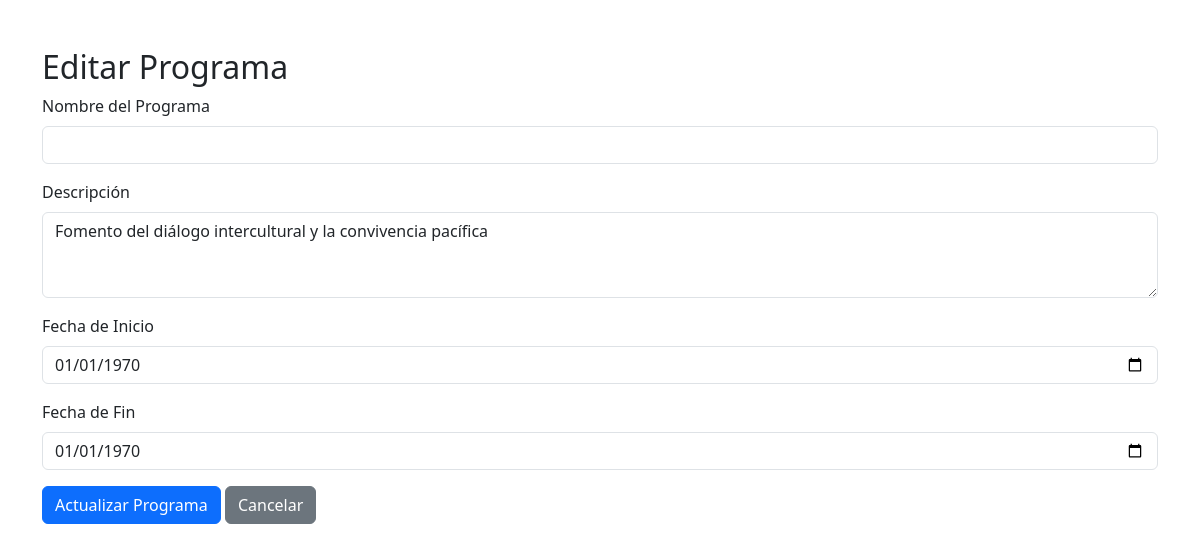
Page /programas/controlador/editar_programa.php?id=24 on the committed database.
### tables this page shows
CREATE TABLE `programas` (
  `id_programa` int(11) NOT NULL,
  `nombre_estimulo` varchar(255) NOT NULL,
  `descripcion` text DEFAULT NULL,
  `fecha_inicio` timestamp NULL DEFAULT NULL,
  `fecha_fin` date DEFAULT NULL,
  `id_tipo_estimulo_fk` int(11) DEFAULT NULL,
  `id_categoria_fk` int(11) DEFAULT NULL
);

### config/db.php (called while the page is built)
<?php
    class Conexion {
        public function get_conexion(){
            $user ="root";
            $pass="";
            $host="localhost";
            $db ="becas_db";
            $conexion =new PDO("mysql:host=$host;dbname=$db;",$user,$pass);
            return $conexion;
        }
    }
?>

### programas/modelo/programaModel.php (called while the page is built, shortened)
<?php
require_once dirname(__DIR__, 2) . '/config/db.php';
class ProgramaModel {
    private $db;
    public function __construct() {
        $modelo = new Conexion();
        $this->db = $modelo->get_conexion();
    }
    public function obtenerPrograma($id) {
        try {
            $sql = "SELECT * FROM programas WHERE id_programa = :id";
            $stmt = $this->db->prepare($sql);
            $stmt->bindParam(':id', $id);
            $stmt->execute();
            return $stmt->fetch(PDO::FETCH_ASSOC);
        } catch (PDOException $e) {
            error_log("Error en obtenerPrograma: " . $e->getMessage());
            return false;
        }
    }
}
?>

### programas/controlador/editar_programa.php (the view, shortened to what this page needs)
<?php
require_once '../modelo/programaModel.php';
$id = isset($_GET['id']) ? $_GET['id'] : '';
$programaModel = new ProgramaModel();
$programa = $programaModel->obtenerPrograma($id);
if ($_SERVER['REQUEST_METHOD'] === 'POST') {
    $nombre_programa = isset($_POST['nombre_programa']) ? trim($_POST['nombre_programa']) : '';
    $descripcion = isset($_POST['descripcion']) ? trim($_POST['descripcion']) : '';
    $fecha_inicio = isset($_POST['fecha_inicio']) ? trim($_POST['fecha_inicio']) : '';
    $fecha_fin = isset($_POST['fecha_fin']) ? trim($_POST['fecha_fin']) : '';
    if (empty($nombre_programa) || empty($descripcion) || empty($fecha_inicio) || empty($fecha_fin)) {
        echo "<script>
            alert('Por favor, completa todos los campos obligatorios.');
            window.history.back();
        </script>";
        exit;
    }
    if ($fecha_fin < $fecha_inicio) {
        echo "<script>
            alert('La fecha de fin no puede ser anterior a la fecha de inicio.');
            window.history.back();
        </script>";
        exit;
    }
    try {
        $resultado = $programaModel->editarPrograma($id, $nombre_programa, $descripcion, $fecha_inicio, $fecha_fin);
        if ($resultado['success']) {
            echo "<script>
                alert('Programa actualizado correctamente');
                window.location.href = '../vistas/listaProgramas.php';
            </script>";
        } else {
            echo "<script>
                alert('" . $resultado['message'] . "');
                window.history.back();
            </script>";
        }
    } catch (Exception $e) {
        echo "<script>
            alert('Error al actualizar el programa: " . $e->getMessage() . "');
            window.history.back();
        </script>";
    }
} else {
    ?>
    <!DOCTYPE html>
    <html lang="es">
    <head>
        <link href="https://cdn.jsdelivr.net/npm/bootstrap@5.3.0/dist/css/bootstrap.min.css" rel="stylesheet">
    </head>
    <body>
        <div class="container mt-5">
            <h2>Editar Programa</h2>
            <form method="POST" class="needs-validation" novalidate>
                <div class="mb-3">
                    <label for="nombre_programa" class="form-label">Nombre del Programa</label>
                    <input type="text" class="form-control" id="nombre_programa" name="nombre_programa"
                           value="<?php echo htmlspecialchars($programa['nombre_programa']); ?>" required>
                </div>
                <div class="mb-3">
                    <label for="descripcion" class="form-label">Descripción</label>
                    <textarea class="form-control" id="descripcion" name="descripcion" rows="3" required><?php echo htmlspecialchars($programa['descripcion']); ?></textarea>
                </div>
                <div class="mb-3">
                    <label for="fecha_inicio" class="form-label">Fecha de Inicio</label>
                    <input type="date" class="form-control" id="fecha_inicio" name="fecha_inicio"
                           value="<?php echo date('Y-m-d', strtotime($programa['fecha_inicio'])); ?>" required>
                </div>
                <div class="mb-3">
                    <label for="fecha_fin" class="form-label">Fecha de Fin</label>
                    <input type="date" class="form-control" id="fecha_fin" name="fecha_fin"
                           value="<?php echo date('Y-m-d', strtotime($programa['fecha_fin'])); ?>" required>
                </div>
                <div class="mb-3">
                    <button type="submit" class="btn btn-primary">Actualizar Programa</button>
                    <a href="../vistas/listaProgramas.php" class="btn btn-secondary">Cancelar</a>
                </div>
            </form>
        </div>
    </body>
    </html>
    <?php
}
?>

### rows in the picture
programas: descripcion "Fomento del diálogo intercultural y la convivencia pacífica", fecha_inicio "01/01/1970", fecha_fin "01/01/1970"
